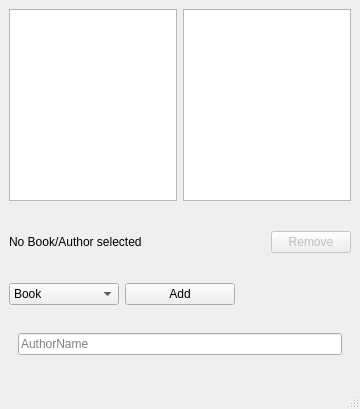
<?xml version="1.0" encoding="UTF-8"?>
<ui version="4.0">
 <class>MainWindow</class>
 <widget class="QMainWindow" name="MainWindow">
  <property name="geometry">
   <rect>
    <x>0</x>
    <y>0</y>
    <width>360</width>
    <height>409</height>
   </rect>
  </property>
  <property name="windowTitle">
   <string>MainWindow</string>
  </property>
  <widget class="QWidget" name="centralwidget">
   <property name="sizePolicy">
    <sizepolicy hsizetype="Preferred" vsizetype="Minimum">
     <horstretch>0</horstretch>
     <verstretch>0</verstretch>
    </sizepolicy>
   </property>
   <layout class="QVBoxLayout" name="verticalLayout">
    <item>
     <layout class="QHBoxLayout" name="horizontalLayout_2">
      <item>
       <widget class="QColumnView" name="bookColumnView"/>
      </item>
      <item>
       <widget class="QColumnView" name="authorColumnView"/>
      </item>
     </layout>
    </item>
    <item>
     <layout class="QHBoxLayout" name="horizontalLayout">
      <item>
       <widget class="QLabel" name="infoLabel">
        <property name="sizePolicy">
         <sizepolicy hsizetype="Expanding" vsizetype="Preferred">
          <horstretch>0</horstretch>
          <verstretch>0</verstretch>
         </sizepolicy>
        </property>
        <property name="minimumSize">
         <size>
          <width>0</width>
          <height>70</height>
         </size>
        </property>
        <property name="text">
         <string>No Book/Author selected</string>
        </property>
       </widget>
      </item>
      <item>
       <widget class="QPushButton" name="removeButton">
        <property name="enabled">
         <bool>false</bool>
        </property>
        <property name="text">
         <string>Remove</string>
        </property>
       </widget>
      </item>
     </layout>
    </item>
    <item>
     <layout class="QHBoxLayout" name="horizontalLayout_4">
      <item>
       <widget class="QComboBox" name="addTypeComboBox">
        <item>
         <property name="text">
          <string>Book</string>
         </property>
        </item>
        <item>
         <property name="text">
          <string>Bd</string>
         </property>
        </item>
        <item>
         <property name="text">
          <string>Author</string>
         </property>
        </item>
       </widget>
      </item>
      <item>
       <widget class="QPushButton" name="addButton">
        <property name="text">
         <string>Add</string>
        </property>
       </widget>
      </item>
      <item>
       <widget class="QLabel" name="addInfoLabel">
        <property name="text">
         <string/>
        </property>
       </widget>
      </item>
     </layout>
    </item>
    <item alignment="">
     <widget class="QStackedWidget" name="bookTypeWidget">
      <property name="sizePolicy">
       <sizepolicy hsizetype="Preferred" vsizetype="Minimum">
        <horstretch>0</horstretch>
        <verstretch>0</verstretch>
       </sizepolicy>
      </property>
      <property name="currentIndex">
       <number>2</number>
      </property>
      <widget class="QWidget" name="page">
       <layout class="QHBoxLayout" name="horizontalLayout_5">
        <item>
         <widget class="QLineEdit" name="bookTitleLineEdit">
          <property name="placeholderText">
           <string>BookTitle</string>
          </property>
         </widget>
        </item>
        <item>
         <widget class="QLineEdit" name="bookAuthorLineEdit">
          <property name="placeholderText">
           <string>AuthorName</string>
          </property>
         </widget>
        </item>
       </layout>
      </widget>
      <widget class="QWidget" name="page_2">
       <layout class="QHBoxLayout" name="horizontalLayout_6">
        <item>
         <widget class="QLineEdit" name="bdTitleLineEdit">
          <property name="placeholderText">
           <string>BookTitle</string>
          </property>
         </widget>
        </item>
        <item>
         <widget class="QLineEdit" name="bdAuthorLineEdit">
          <property name="placeholderText">
           <string>AuthorName</string>
          </property>
         </widget>
        </item>
        <item>
         <widget class="QLineEdit" name="bdArtistLineEdit">
          <property name="placeholderText">
           <string>ArtistName</string>
          </property>
         </widget>
        </item>
       </layout>
      </widget>
      <widget class="QWidget" name="page_3">
       <layout class="QHBoxLayout" name="horizontalLayout_3">
        <item>
         <widget class="QLineEdit" name="AuthorLineEdit">
          <property name="placeholderText">
           <string>AuthorName</string>
          </property>
         </widget>
        </item>
       </layout>
      </widget>
     </widget>
    </item>
   </layout>
  </widget>
  <widget class="QMenuBar" name="menubar">
   <property name="geometry">
    <rect>
     <x>0</x>
     <y>0</y>
     <width>360</width>
     <height>22</height>
    </rect>
   </property>
  </widget>
  <widget class="QStatusBar" name="statusbar"/>
 </widget>
 <resources/>
 <connections>
  <connection>
   <sender>addTypeComboBox</sender>
   <signal>currentIndexChanged(int)</signal>
   <receiver>bookTypeWidget</receiver>
   <slot>setCurrentIndex(int)</slot>
   <hints>
    <hint type="sourcelabel">
     <x>82</x>
     <y>316</y>
    </hint>
    <hint type="destinationlabel">
     <x>147</x>
     <y>341</y>
    </hint>
   </hints>
  </connection>
 </connections>
</ui>
